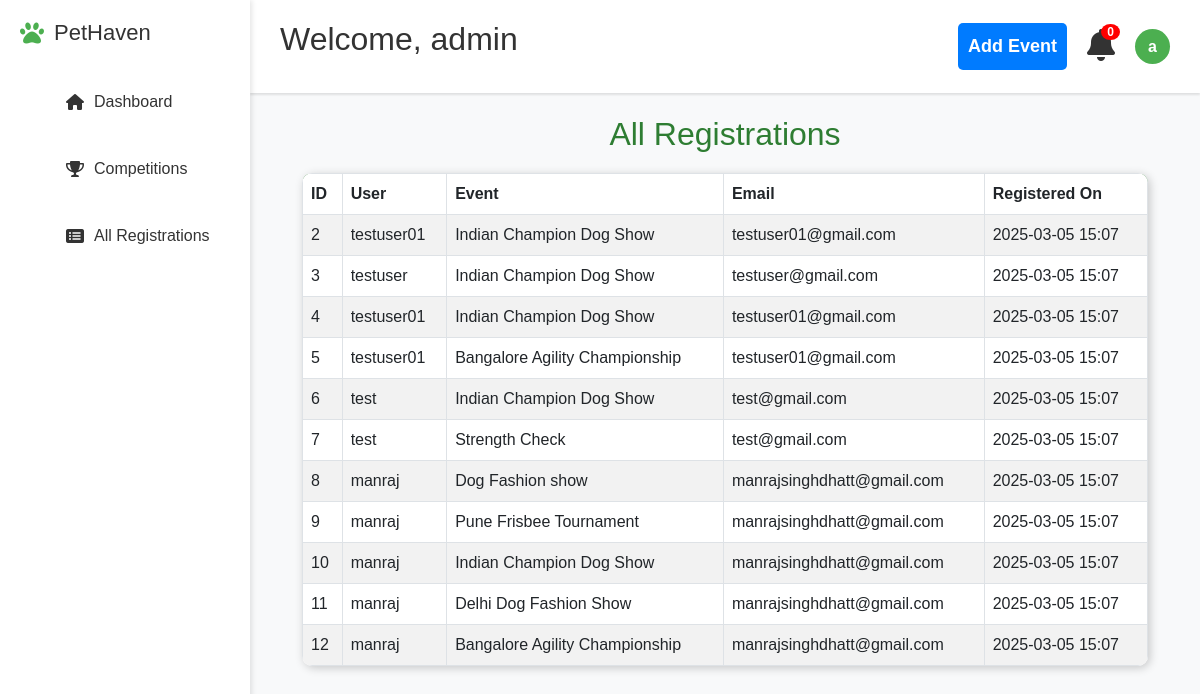
The app's page /all-registrations (signed in) with its own data.
### models.py (models this page shows)
class User(db.Model, UserMixin):
    id = db.Column(db.Integer, primary_key=True)
    username = db.Column(db.String(100), unique=True, nullable=False)
    email = db.Column(db.String(120), unique=True, nullable=False)
    password = db.Column(db.String(60), nullable=False)
    is_admin = db.Column(db.Boolean, default=False)

class Registration(db.Model):
    id = db.Column(db.Integer, primary_key=True)
    user_id = db.Column(db.Integer, db.ForeignKey('user.id'), nullable=False)
    event_id = db.Column(db.Integer, db.ForeignKey('event.id'), nullable=False)
    pet_name = db.Column(db.String(100), nullable=False)
    pet_type = db.Column(db.String(100), nullable=False)
    pet_age=db.Column(db.Integer,nullable=False)
    paid = db.Column(db.Boolean, default=False)
    timestamp = db.Column(db.DateTime, default=lambda: datetime.now(timezone.utc))
    event = db.relationship('Event', backref=db.backref('registrations', lazy=True))
    user = db.relationship('User', backref=db.backref('registrations', lazy=True))

class Event(db.Model):
    id = db.Column(db.Integer, primary_key=True)
    title = db.Column(db.String(200), nullable=False)
    description = db.Column(db.Text, nullable=False)
    date = db.Column(db.String(50), nullable=False)
    location=db.Column(db.String(250),nullable=False)
    prizes=db.Column(db.String(200),nullable=False)
    eligibility=db.Column(db.String(250),nullable=False)
    fee = db.Column(db.Float, default=500)
    image_filename = db.Column(db.String(200), nullable=False, default="default.jpg")

### app.py (the view)
@app.route('/all-registrations')
@login_required
def all_registrations():
    if not current_user.is_admin:
        flash("Unauthorized access!", "danger")
        return redirect(url_for('home'))
    registrations = Registration.query.all()  # Fetch all registrations
    return render_template('all_registrations.html', registrations=registrations)

### app.py (called while the page is built)
@login_manager.user_loader
def load_user(user_id):
    return User.query.get(int(user_id))

### templates/all_registrations.html
{% extends "base.html" %}
{% block content %}
<div class="container">
    <h2 class="text-center" style="color: #2e7d32;">All Registrations</h2>
    <table class="table table-striped table-bordered">
        <thead class="thead-dark">
            <tr>
                <th>ID</th>
                <th>User</th>
                <th>Event</th>
                <th>Email</th>
                <th>Registered On</th>
            </tr>
        </thead>
        <tbody>
            {% for reg in registrations %}
            <tr>
                <td>{{ reg.id }}</td>
                <td>{{ reg.user.username }}</td>
                <td>{{ reg.event.title }}</td>
                <td>{{ reg.user.email }}</td>
                <td>
                    {% if reg.timestamp %}
                        {{ reg.timestamp.strftime('%Y-%m-%d %H:%M') }}
                    {% else %}
                        N/A
                    {% endif %}
                </td>
            </tr>
            {% endfor %}
        </tbody>
    </table>
</div>
{% endblock %}

### templates/base.html (shortened to what this page needs)
<!DOCTYPE html>
<html lang="en">
<head>
    <link rel="stylesheet" href="https://cdnjs.cloudflare.com/ajax/libs/font-awesome/6.0.0/css/all.min.css">
    <link href="https://cdn.jsdelivr.net/npm/bootstrap@5.3.0/dist/css/bootstrap.min.css" rel="stylesheet">
    <link rel="stylesheet" href="{{ url_for('static', filename='css/style.css') }}">
</head>
<body>
    {% if current_user.is_authenticated %}
        <div class="navbar" id="navbar">
            <h2>Welcome, {{ current_user.username }}</h2>
            <div class="nav-right">
                {% if current_user.is_admin %}
                    <a href="{{ url_for('add_event') }}" class="add-event-btn"> Add  Event</a>
                    {% endif %}
                <div class="notification">
                    <i class="fas fa-bell fa-2x"></i>
                    <span class="badge">0</span>
                </div>
                <div class="profile-dropdown">
                    <div class="profile" onclick="toggleDropdown()">
                        <div class="profile-pic">{{ current_user.username[0] }}</div>
                    </div>
                </div>
            </div>
            </div>
            <div class="sidebar" id="sidebar">
                <div class="logo">
                    <i class="fas fa-paw"></i>
                    <h2>PetHaven</h2>
                </div>
                <ul class="nav-menu">
                    <li class="nav-item {% if request.endpoint == 'dashboard' %}active{% endif %}">
                        <a href="{{ url_for('dashboard') }}"><i class="fas fa-home"></i> Dashboard</a>
                    </li>
                    <li class="nav-item {% if request.endpoint == 'competitions' %}active{% endif %}">
                        <a href="{{ url_for('competitions') }}"><i class="fas fa-trophy"></i> Competitions</a>
                    </li>
                    <li class="nav-item {% if request.endpoint == 'registrations' %}active{% endif %}">
                        {% if current_user.is_admin %}
                            <a href="{{ url_for('all_registrations') }}"><i class="fas fa-list-alt"></i> All Registrations</a>
                        {% else %}
                            <a href="{{ url_for('registrations') }}"><i class="fas fa-calendar-check"></i> My Registrations</a>
                        {% endif %}
                    </li>
                </ul>
            </div>
    {% endif %}
    <div class="main-content">
        {% block content %}{% endblock %}
    </div>
</body>
</html>

### static/css/style.css (style rules this page uses)
body { font-family: 'Poppins', Arial, sans-serif; margin: 0px; padding: 0; margin-top: 75px; background-color: #f8f9fa; height: 100vh; color: #333; }
.sidebar { position: fixed; left: 0; top: 0; height: 100%; width: 250px; background: white; box-shadow: 2px 0 5px rgba(0,0,0,0.1); padding: 20px; z-index: 990; transform: translateX(0); transition: transform 0.3s ease-in-out; }
.logo { display: flex; align-items: center; gap: 10px; margin-bottom: 30px; }
.logo i { color: #4CAF50; font-size: 24px; }
.logo h2 { font-size: 22px; margin: 0; }
.nav-menu { list-style: none; }
.nav-item { margin: 15px 0; padding: 12px; border-radius: 8px; cursor: pointer; }
.nav-item a { text-decoration: none; color: inherit; display: flex; align-items: center; width: 100%; padding: 2px; background-color: none; }
.nav-item i { margin-right: 10px; }
.navbar { position: fixed; left: 250px; top: 0; width: calc(100% - 250px); display: flex; align-items: center; background: white; padding: 15px 30px; z-index: 100; box-shadow: 0 2px 2px rgba(0,0,0,0.1); transition: left 0.3s ease-in-out, width 0.3s ease-in-out; }
.navbar h2 { flex: 1; padding-top: 5px; text-align: start; }
.nav-right { display: flex; align-items: center; gap: 20px; }
.notification { position: relative; cursor: pointer; }
.badge { position: absolute; top: -5px; right: -5px; background: red; color: white; padding: 2px 6px; border-radius: 50%; font-size: 12px; }
.profile { display: flex; align-items: center; gap: 10px; }
.profile-pic { width: 35px; height: 35px; border-radius: 50%; background: #4CAF50; display: flex; align-items: center; justify-content: center; color: white; font-weight: bold; }
.main-content { margin-left: 250px; padding: 40px; z-index: 10000; min-width: 500px; width: calc(100% - 250px); }
.profile-dropdown { position: relative; cursor: pointer; }
.profile { display: flex; align-items: center; gap: 10px; cursor: pointer; }
.add-event-btn { display: inline-block; background: #1d1de4; color: white; padding: 10px 20px; border-radius: 5px; text-decoration: none; font-weight: bold; transition: background 0.3s; border: none; cursor: pointer; }
.table { background: white; border-radius: 10px; overflow: hidden; box-shadow: 2px 2px 10px rgba(0, 0, 0, 0.2); }
thead { background: #2e7d32; color: white; }
h2 { margin-bottom: 20px; }
.add-event-btn { width: 100%; background-color: #007bff; color: white; padding: 10px; font-size: 18px; border: none; border-radius: 5px; cursor: pointer; transition: background 0.3s ease; }

### records on screen
User: username "admin", username "a"
Registration: id "2", user.username "testuser01", event "Indian Champion Dog Show", user.email "testuser01@gmail.com", timestamp "2025-03-05 15:07"
Registration: id "3", user.username "testuser", event "Indian Champion Dog Show", user.email "testuser@gmail.com", timestamp "2025-03-05 15:07"
Registration: id "4", user.username "testuser01", event "Indian Champion Dog Show", user.email "testuser01@gmail.com", timestamp "2025-03-05 15:07"
Registration: id "5", user.username "testuser01", event "Bangalore Agility Championship", user.email "testuser01@gmail.com", timestamp "2025-03-05 15:07"
Registration: id "6", user.username "test", event "Indian Champion Dog Show", user.email "test@gmail.com", timestamp "2025-03-05 15:07"
Registration: id "7", user.username "test", event "Strength Check", user.email "test@gmail.com", timestamp "2025-03-05 15:07"
Registration: id "8", user.username "manraj", event "Dog Fashion show", user.email "manrajsinghdhatt@gmail.com", timestamp "2025-03-05 15:07"
Registration: id "9", user.username "manraj", event "Pune Frisbee Tournament", user.email "manrajsinghdhatt@gmail.com", timestamp "2025-03-05 15:07"
Registration: id "10", user.username "manraj", event "Indian Champion Dog Show", user.email "manrajsinghdhatt@gmail.com", timestamp "2025-03-05 15:07"
Registration: id "11", user.username "manraj", event "Delhi Dog Fashion Show", user.email "manrajsinghdhatt@gmail.com", timestamp "2025-03-05 15:07"
Registration: id "12", user.username "manraj", event "Bangalore Agility Championship", user.email "manrajsinghdhatt@gmail.com", timestamp "2025-03-05 15:07"
